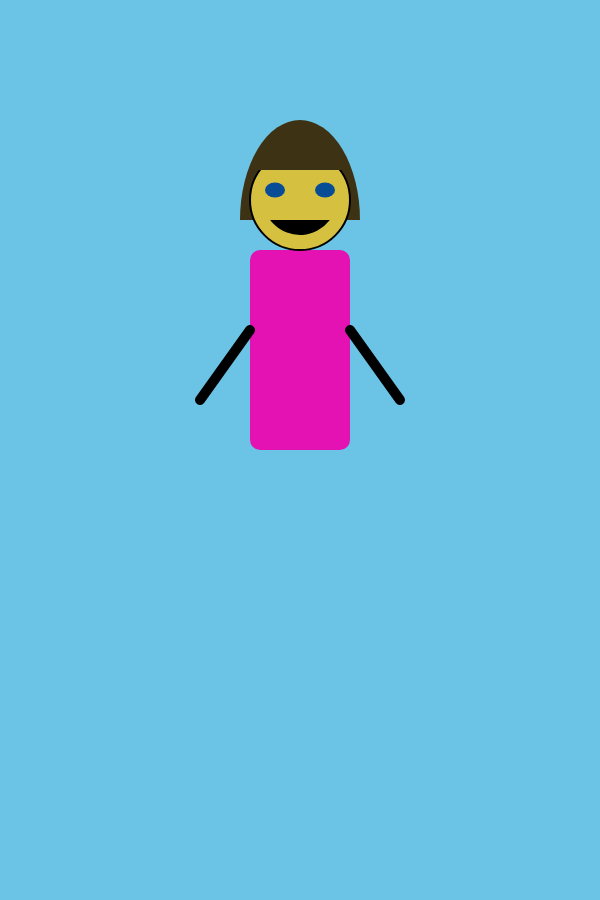
Frame 1 (no input)
Frame 60 (no input): identical to frame 1, image omitted
Frame 120 (the mouse pressed at the canvas centre since frame 60): identical to frame 1, image omitted

The p5.js sketch that drew this single still picture (run headless with seeded random() and noise() and a simulated clock; from frame 60 on, the mouse is pressed at the canvas centre):

// p5.js sketch
// ── sketch.js
function setup(){
  // create canvas to draw my portrait on
  createCanvas(600, 900);
}
function draw (){
  // set background color
  background('rgb(107, 196, 230)');
  //*Body* make rectangle for body
  push();
  //translate(300, 450);
  noStroke();
  fill('rgb(228, 18, 179)');
  rect(250, 250, 100, 200, 10);
  //line function makes lines for arms
  push();
  stroke(0);
  strokeWeight(10);
  line(350, 330, 400, 400);
  line(250, 330, 200, 400);
  pop();
  // arc function makes hair
  push();
  noStroke();
  fill('rgb(61, 51, 20)');
  arc(300, 220, 120, 200, PI, TWO_PI);
  pop();
  //ellipse function makes the head
  push();
  stroke(0);
  strokeWeight(2);
  fill('rgba(213, 193, 63, 1.0)');
  ellipse(300, 200, 100);
  pop();
  //ellipse function also makes eyes
  push();
  noStroke();
  fill('rgb(6, 77, 150)');
  ellipse(275, 190, 20, 15);
  ellipse(325, 190, 20, 15);
  pop();
  // arc function makes a smile
  push();
  noStroke();
  fill(0);
  arc(300, 190, 80, 90, QUARTER_PI, PI - QUARTER_PI, CHORD);
  pop();
  // other part of hair
  push();
  noStroke();
  fill('rgb(61, 51, 20)');
  arc(300, 170, 100, 50, PI, TWO_PI);
  pop();
  pop();


}
